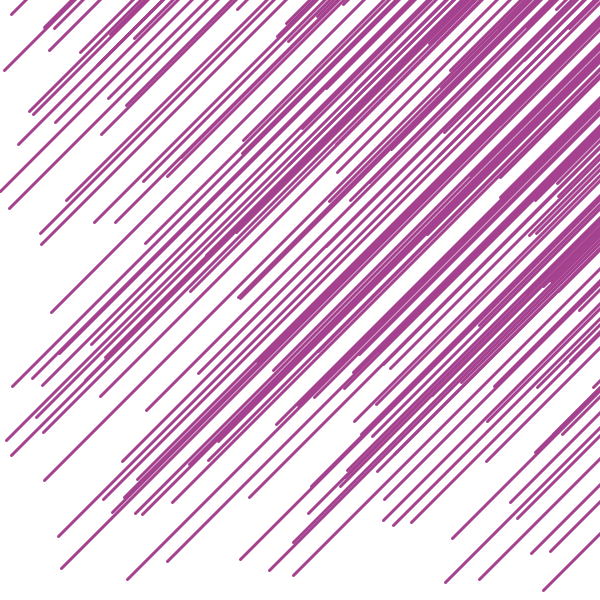
Frame 1 (no input)
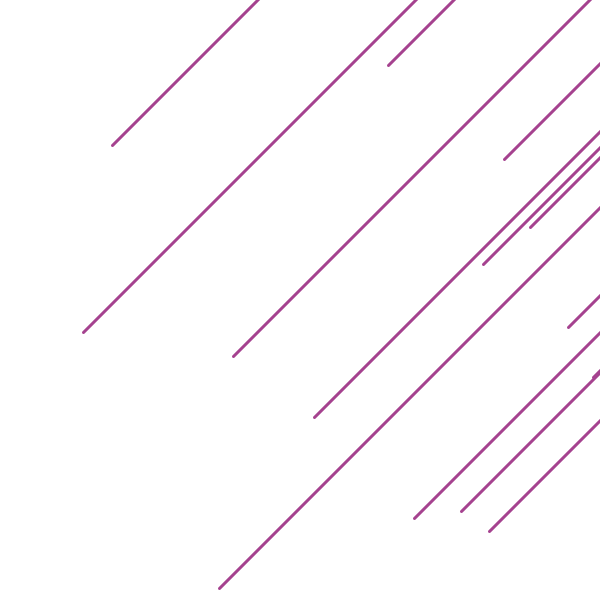
Frame 60 (the mouse pressed at the canvas centre just before this capture)
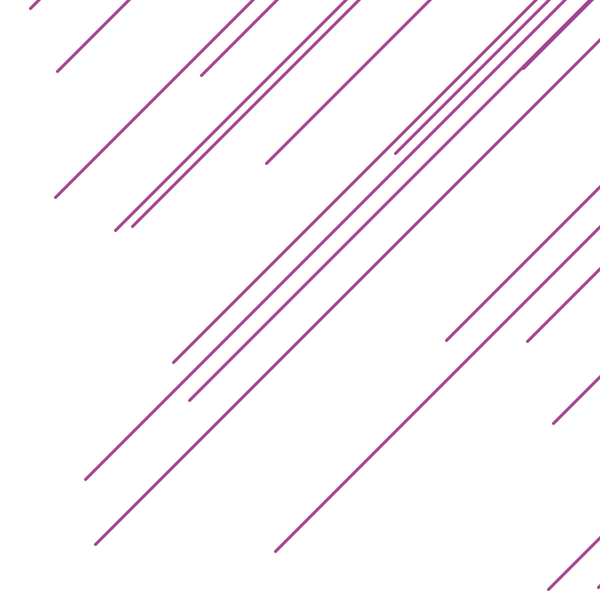
Frame 120 (the mouse held since frame 60 and released just before this capture)

The Processing sketch that drew these frames (run headless with seeded random() and noise(); from frame 60 on, the mouse is pressed at the canvas centre):

// Processing sketch: processing_91895
// ── processing_91895.pde

//prisca a ohito. for and while loops. hw 8.
//copyright prisca a ohito 3/3/13

float x, y;
float xOffSet, yOffSet;
float xNoise, yNoise;
color col;
void setup()
{
  size(600, 600);
   
   background( 255 );
   col = color( random( 0, 256 ), random( 0, 256 ), random( 0, 256 ) );
   xOffSet = 0.00003;
   yOffSet = 0.000002;

}

void draw()
{
  background (255);
  if (keyPressed == true)
{
   whileRandomLine();
}else
{
  forRandomLine();
}
 
}

void whileRandomLine( )
{
    float x = 0;
    while (x < width/2)
    {
    stroke ( col );
    strokeWeight( 3 );
    x = random( width);
    y = random( height);
    line (x, y, x-width, y+height);
    x+=50;
    }
}

void forRandomLine()
{
  float x = 0;
  for (float y = 0; x < width; x+=15)
  { stroke ( col-100 );
    strokeWeight( 3 );
    x = random( width);
    y = random( height);
    xNoise = noise(xOffSet) * width;
    yNoise = noise(yOffSet) * height;
    line (x, y, x+width, y-height);
  }   
}
